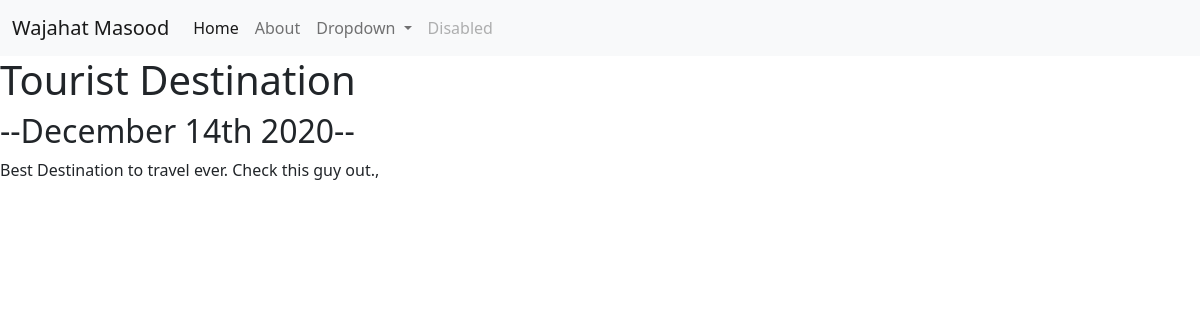
Page /blog/1/ on the committed database.
### blog/models.py (models this page shows, shortened)
class Blog(models.Model):
    title = models.CharField(max_length=200)
    descritption = models.TextField()
    date = models.DateField()

### blog/views.py (the view)
# urls.py: path('<int:blog_id>/', views.detail, name="detail" )
def detail(request, blog_id):
    blog = get_object_or_404(Blog, pk=blog_id)
    return render(request, 'blog/detail.html', {'blog': blog})

### blog/templates/blog/detail.html
{% extends 'portfolio/base.html' %}
{% block content %}
<h1>{{ blog.title }}</h1>
<h2>--{{ blog.date| date:'F jS Y' }}--</h2>
{{ blog.descritption|safe }}
{% endblock %}

### rows in the picture
Blog: title "Tourist Destination", date "December 14th 2020", descritption "Best Destination to travel ever. Check this guy out.,"
